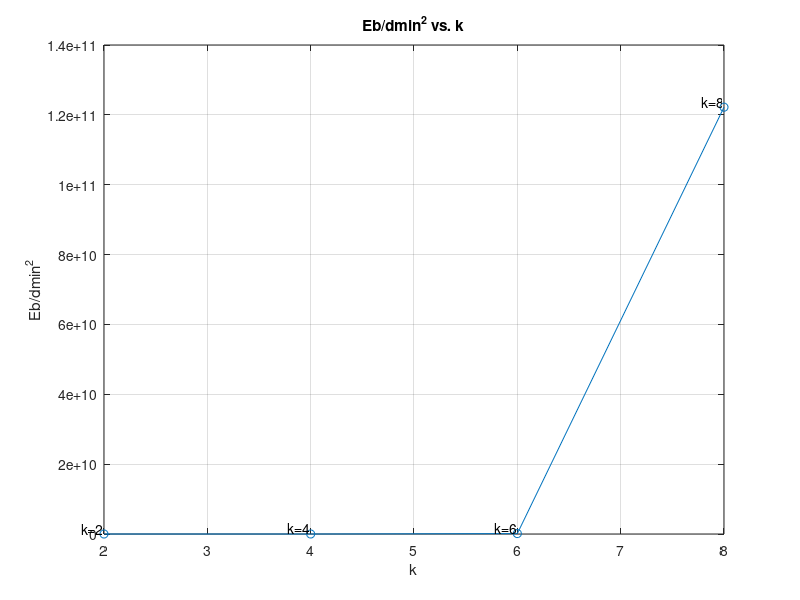
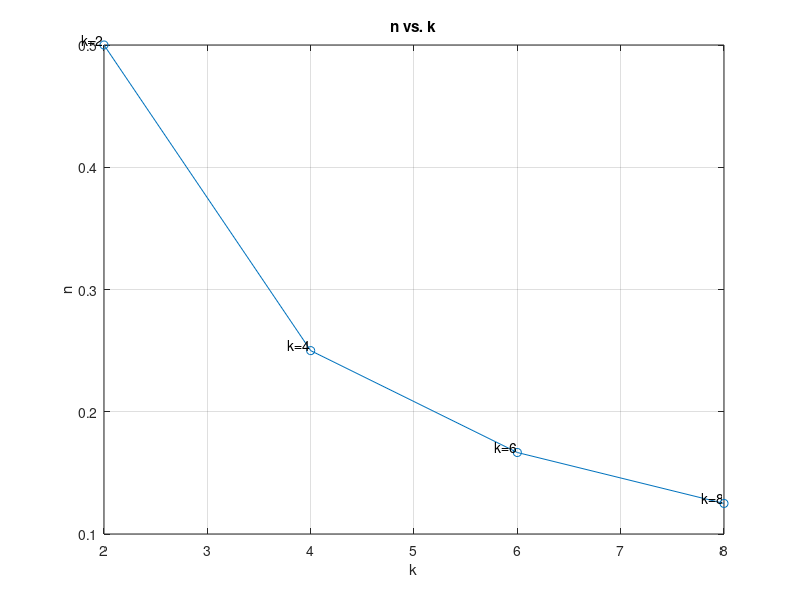
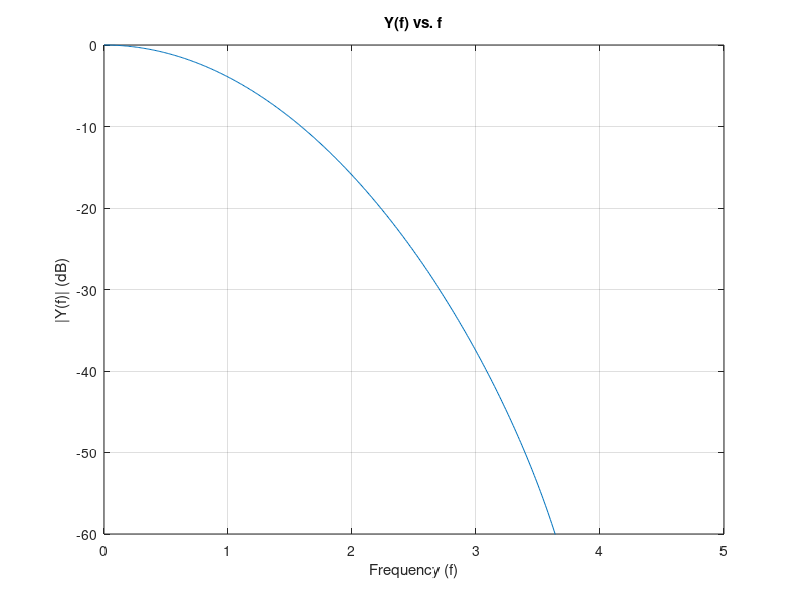
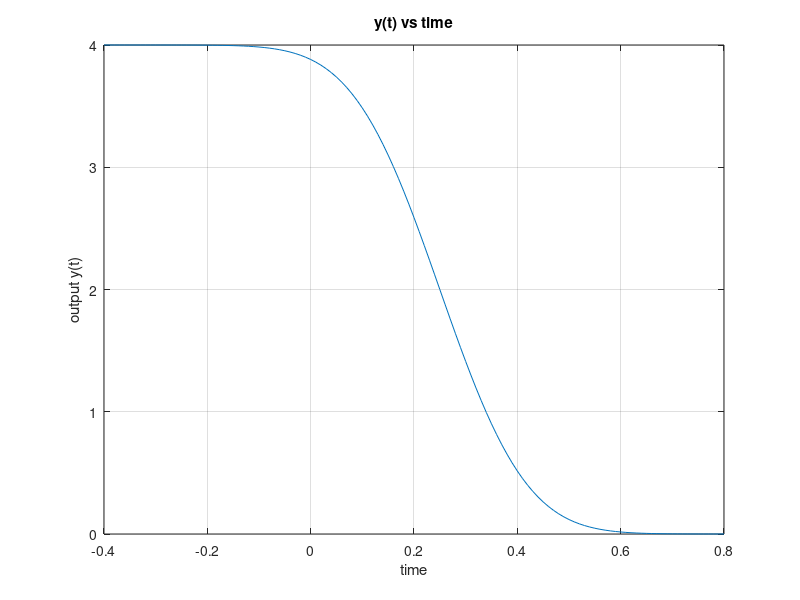

The MATLAB script that drew these images, in order:
clc
clear
close all

%%%% Lei(Raymond) Chi Comp theory ps01

%question 1

cumulative_sum = 0;
E_s_values= zeros(1,4);
k = [2:2:8];
index_forEs = 1;
dmin = 1; 
Eb_plot = zeros(1,4); 



for idx = k

    M = 2.^idx; 
    constellation = zeros(1, M);
    for index = 1:M
        real_part = 2 * (index - 1) - (M - 1);
        imaginary_part = 0;  
        constellation(index) = real_part + 1i * imaginary_part;
    end
        sv = constellation.*constellation; 
        dp = sum(sv);
        var = dp^2;
        cumulative_sum = cumulative_sum + var;
        E_s = cumulative_sum/(2.^idx);
        E_b_values(index_forEs) = E_s
        index_forEs = index_forEs + 1; 
end
figure; 
plot(k, E_b_values, '-o'); 
hold on;
xlabel('k');
ylabel('Eb/dmin^2');
title('Eb/dmin^2 vs. k');
grid on;




hold on;
for idx = 1:numel(k)
    text(k(idx), E_b_values(idx), sprintf('k=%d', k(idx)), ...
        'VerticalAlignment', 'bottom', 'HorizontalAlignment', 'right');
end
hold off;

%part c 
n = zeros(1, 4);
for idx = 1:4
    M = 2^k(idx); 
    
    Tb = 1 / dmin; 
    Rs = 1 / Tb;
    Rb = k(idx)/Tb; 
    BPS = Rb/Rs;
    BPD = log2(M) / k(idx);
    n(idx) = BPD/BPS;
end

figure; 
plot(k, n, '-o');
hold on;
xlabel('k');
ylabel('n');
title('n vs. k');
grid on;

hold on; 
for idx = 1:4
    text(k(idx), n(idx), sprintf('k=%d', k(idx)), ...
        'VerticalAlignment', 'bottom', 'HorizontalAlignment', 'right');
end
hold off; 
%%question 2
T = 0.25; 
%part c
A = 1/T;


%part d 
W = 1; 

f = 0:0.01:5;


Y = exp((-log(2)/2)*(f/W).^2-(1j*pi*f*T)).*sinc(f*T)*A*T;
magY = abs(Y);

magY_dB = 20*log10(magY); 

figure;
plot(f, magY_dB);
hold on;
axis([0 5 -60 0])
xlabel('Frequency (f)');
ylabel('|Y(f)| (dB)');
title('Y(f) vs. f');
grid on;

%part e

for i = 1:length(magY_dB)
    if magY_dB(i) <= -50
        B0 = f(i);  
        break; 
    end
end
B0


%part f

t = -0.4:0.01:0.8;
y = A.* qfunc((2*pi*W * (t - T)) / sqrt(log(2)));
figure;
plot(t, y);
hold on;
xlabel('time');
ylabel('output y(t)');
title('y(t) vs time');
grid on;


%part f-5
T0 = 0;
for i = 1:length(y)
    if y(i) <= 4*0.1
        T0 = t(i);  
        break; 
    end
end
T0

